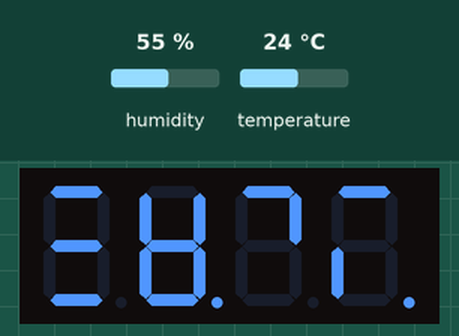
This sketch was run on a simulated Arduino Uno, built with avr-gcc and run on an emulated ATmega328P. On the bench: 4-digit seven-segment display. Wiring (inferred from the names in the program): 4-digit 7-segment display, segments lit when HIGH: segments pin 5, pin 3, pin 10, pin 7, pin 6, pin 4, pin 13, pin 9; digit selects pin 8, pin 11, pin 12, A4. The test bench sets the inputs (shaded band); at power-on: humidity 55 %, temperature 24 °C. The segment pins are drawn as the display they are named for; what the sketch prints to the serial monitor is not drawn.

Above: at 10.8 s.
10.9 s: humidity set to 22 %
At 15.3 s:
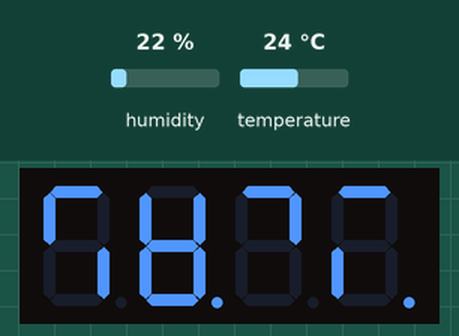
21.5 s: temperature set to 12 °C
At 25.4 s:
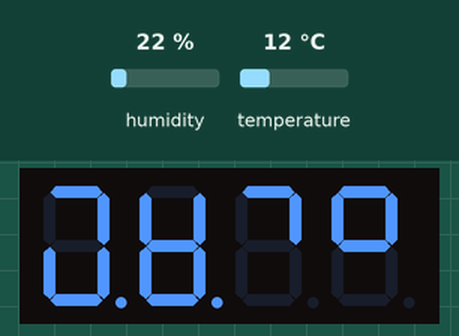
31.5 s: humidity set to 40 %
At 35.4 s:
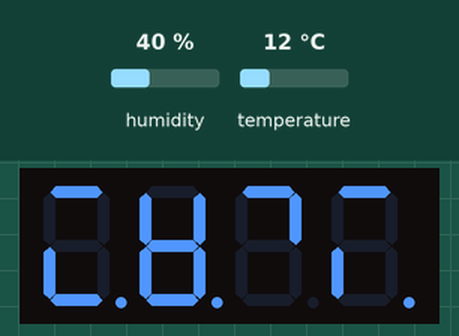
41.5 s: temperature set to 33 °C
At 45.4 s:
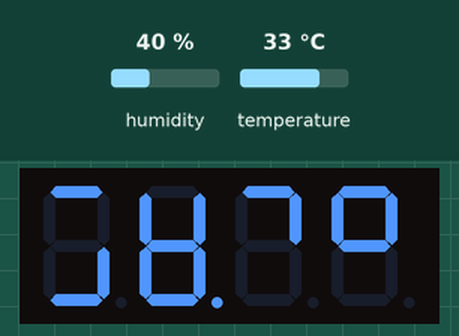
51.5 s: humidity set to 68 %
At 55.4 s:
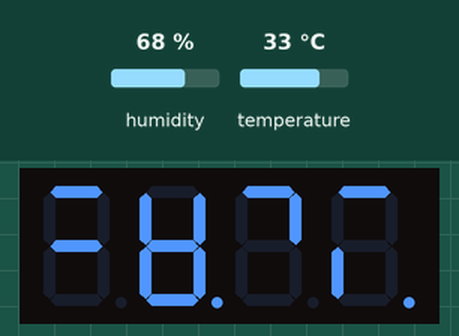
61.5 s: temperature set to 41 °C
At 65.4 s:
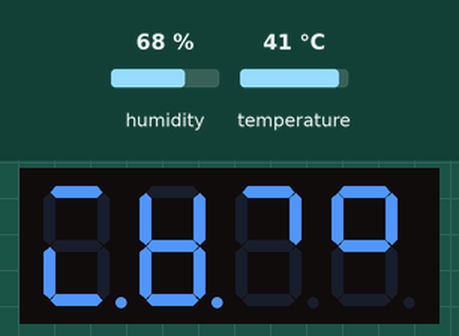
Timing chart, 0 to 66.9 s (numbered marks = the images above; inputs shaded):
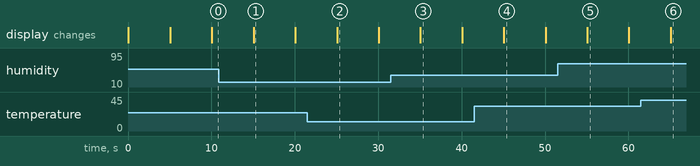

The sketch:

4-digits-indicator.ino
```cpp
#include <Adafruit_Sensor.h>
#include <DHT.h>
#include <DHT_U.h>

#define DHTPIN 2     // Digital pin connected to the DHT sensor
#define DHTTYPE    DHT11


DHT_Unified dht(DHTPIN, DHTTYPE);

#pragma region
const byte SEGMENTS_COUNT = 8;
const byte NUMBER_OF_DIGITS = 4;

byte const CHAR_A = B11101110;
byte const CHAR_C = B10011100;
byte const CHAR_O = B11111100;
byte const CHAR_E = B10011110;
byte const CHAR_r = B00001010;
byte const CHAR_H = B01101110;
byte const CHAR_h = B00101110;
byte const CHAR_b = B00111110;
byte const CHAR_d = B01111010;
byte const CHAR_DOT = B00000001;
byte const CHAR_SPACE = B00000000;
byte const CHAR_MINUS = B00000010;

byte const ZERO = B11111100;
byte const ONE = B01100000;
byte const TWO = B11011010;
byte const THREE = B11110010;
byte const FOUR = B01100110;
byte const FIVE = B10110110;
byte const SIX = B10111110;
byte const SEVEN = B11100000;
byte const EIGHT = B11111110;
byte const NINE = B11110110;

struct char_2_mask_map
{
	char c;
	byte mask;
};

char_2_mask_map char_2_mask_maps[] =
{
	{'A', CHAR_A},
	{'C', CHAR_C},
	{'O', CHAR_O},
	{'E', CHAR_E},
	{'r', CHAR_r},
	{'H', CHAR_H},
	{'h', CHAR_h},
	{'d', CHAR_d},
	{'b', CHAR_b},
	{'.', CHAR_DOT},
	{' ', CHAR_SPACE},
	{'-', CHAR_MINUS},

	{'0', ZERO},
	{'1', ONE},
	{'2', TWO},
	{'3', THREE},
	{'4', FOUR},
	{'5', FIVE},
	{'6', SIX},
	{'7', SEVEN},
	{'8', EIGHT},
	{'9', NINE}
};
#pragma endregion LED definitions

int pins[] = {9, 13, 4, 6, 7, 10, 3, 5};
int pinDigits[] = {8, 11, 12, A4};

String temperature = "--.-0";
String humidity = "--.-0";

enum DisplayMode { Temperature, Humidity };

DisplayMode displayMode = Temperature;

unsigned long previousSwitchingDisplayModeMillis = 0;
const unsigned long SWITCHING_DISPLAY_MODE_DELAY = 10000;

unsigned long previousMeasureMillis = 0;
const unsigned long MEASURE_DELAY = 5000;

void showMask(byte mask)
{
	const byte segmentsCount = 7;

	for (int i = 0; i < 8; i++)
	{
		digitalWrite(pins[i], !bitRead(mask, segmentsCount - i));
	}
}

void showMask(byte digitNumber, const byte mask)
{
	showMask(mask);
	digitalWrite(pinDigits[digitNumber], HIGH);
	delay(1);
	digitalWrite(pinDigits[digitNumber], LOW);
}

byte getMask(const char c, const boolean withDot)
{
	for (auto i = 0; i < sizeof(char_2_mask_maps) / sizeof(*char_2_mask_maps); i++)
	{
		if (c == char_2_mask_maps[i].c)
		{
			byte result = char_2_mask_maps[i].mask;
			if (withDot)
			{
				result |= 1;
			}

			return result;
		}
	}

	return CHAR_SPACE;
}

byte getMask(const char c)
{
	return getMask(c, false);
}

void displayText(String text)
{
	int digitNumber = 0;

	for (byte i = 0; i < text.length(); i++)
	{
		if (i < text.length() - 1)
		{
			if (text.charAt(i) != '.' && text.charAt(i + 1) == '.')
			{
				showMask(digitNumber, getMask(text[i], true));
				continue;
			}
		}
		showMask(digitNumber, getMask(text[i]));
		digitNumber++;
	}
}

String replaceLastZero(const String s, const char c)
{
	String result = s;
	const unsigned max_chars_number = 6;
	if (s.length() <= max_chars_number && s.endsWith("0"))
	{
		result.setCharAt(s.length() - 1, c);
	}

	return result;
}

void setup()
{
	Serial.begin(9600);

	// Initialize device.
	dht.begin();

	for (int i = 0; i < SEGMENTS_COUNT; i++)
	{
		pinMode(pins[i], OUTPUT);
		digitalWrite(pinDigits[i], LOW);
	}

	for (int i = 0; i < NUMBER_OF_DIGITS; i++)
	{
		pinMode(pinDigits[i], OUTPUT);
		digitalWrite(pinDigits[i], LOW);
	}
}

void loop()
{
	unsigned long currentMilis = millis();

	if (currentMilis - previousMeasureMillis > MEASURE_DELAY)
	{
		// Get temperature event and print its value.
		sensors_event_t event;
		dht.temperature().getEvent(&event);
		if (isnan(event.temperature))
		{
			Serial.println(F("Error reading temperature!"));
			temperature = "Err.C";
		}
		else
		{
			Serial.print(F("Temperature: "));
			Serial.print(event.temperature);
			Serial.print("°C");
			temperature = String(event.temperature);
		}
		dht.humidity().getEvent(&event);
		if (isnan(event.relative_humidity))
		{
			Serial.println(F("Error reading humidity!"));
			humidity = "Err.H";
		}
		else
		{
			Serial.print(F("    Humidity: "));
			Serial.print(event.relative_humidity);
			Serial.print("%");
			humidity = String(event.relative_humidity);
		}

		previousMeasureMillis += MEASURE_DELAY;
	}

	if (millis() - previousSwitchingDisplayModeMillis >= SWITCHING_DISPLAY_MODE_DELAY)
	{
		displayMode = (displayMode == Temperature ? Humidity : Temperature);

		previousSwitchingDisplayModeMillis += SWITCHING_DISPLAY_MODE_DELAY;
	}

	switch (displayMode)
	{
	case Temperature:
		displayText(replaceLastZero(temperature, 'C'));
		break;
	case Humidity:
		displayText(replaceLastZero(humidity, 'H'));
	default: ;
	}
}
```

Measured:
- after the input at 10.9 s, the display: changes after 4.2 s (image 1)
- after the input at 21.5 s, the display: changes after 3.6 s (image 2)
- after the input at 31.5 s, the display: changes after 3.6 s (image 3)
- after the input at 41.5 s, the display: changes after 3.6 s (image 4)
- after the input at 51.5 s, the display: changes after 3.6 s (image 5)
- after the input at 61.5 s, the display: changes after 3.6 s (image 6)
- what the display in image 1 shows lasts 5.0 s, from 15.1 s to 20.1 s
